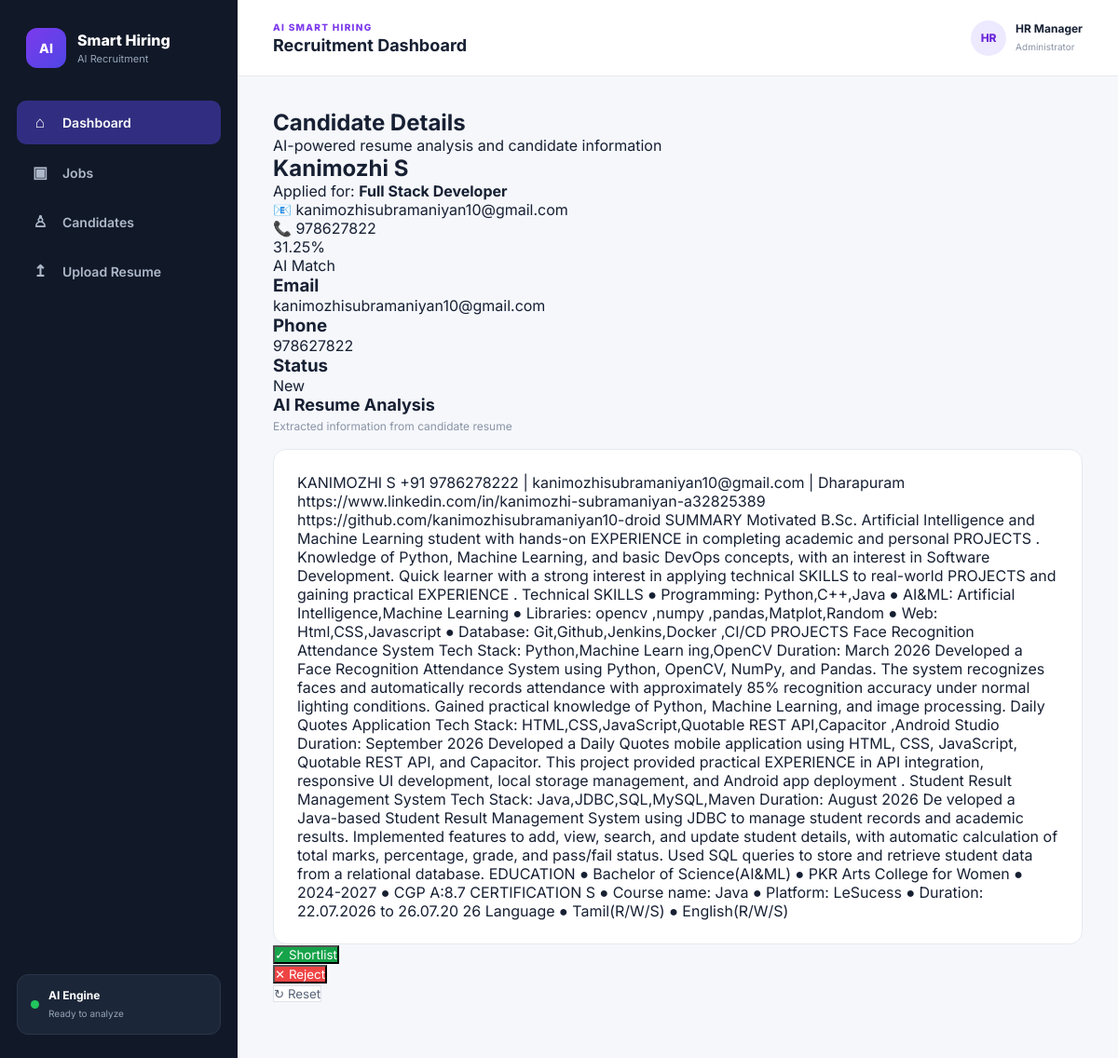
The app's page /candidate/5 with its own data.
### tables this page shows
CREATE TABLE candidates (
            id INTEGER PRIMARY KEY AUTOINCREMENT,
            job_id INTEGER,
            name TEXT NOT NULL,
            email TEXT DEFAULT '',
            phone TEXT DEFAULT '',
            resume_filename TEXT DEFAULT '',
            resume_text TEXT DEFAULT '',
            score REAL DEFAULT 0,
            status TEXT DEFAULT 'New',
            created_at TEXT NOT NULL,
            FOREIGN KEY (job_id) REFERENCES jobs(id)
        );

CREATE TABLE jobs (
            id INTEGER PRIMARY KEY AUTOINCREMENT,
            title TEXT NOT NULL,
            description TEXT NOT NULL,
            skills TEXT DEFAULT '',
            location TEXT DEFAULT '',
            created_at TEXT NOT NULL
        );

### app.py (the view, shortened to what this page needs)
@app.route(
    "/candidate/<int:candidate_id>"
)
def candidate_detail(candidate_id):
    conn = get_db()
    candidate = conn.execute(
        """
        SELECT
            candidates.*,
            jobs.title AS job_title,
            jobs.description AS job_description,
            jobs.skills AS job_skills
        FROM candidates
        LEFT JOIN jobs
            ON candidates.job_id = jobs.id
        WHERE candidates.id = ?
        """,
        (candidate_id,)
    ).fetchone()
    conn.close()
    return render_template(
        "candidate_detail.html",
        candidate=candidate,
    )

### app.py (called while the page is built)
def get_db():
    conn = sqlite3.connect(
        DATABASE
    )
    conn.row_factory = sqlite3.Row
    return conn

### templates/candidate_detail.html (shortened to what this page needs)
{% extends "base.html" %}
{% block content %}
<div class="detail-container">
    <div class="page-title">
        <h1>Candidate Details</h1>
        <p>AI-powered resume analysis and candidate information</p>
    </div>
    <div class="candidate-header">
        <div class="candidate-main-info">
            <h2>{{ candidate["name"] }}</h2>
            <p>
                Applied for:
                <strong>{{ candidate["job_title"] or "Unknown Job" }}</strong>
            </p>
            {% if candidate["email"] %}
            <p>
                📧 {{ candidate["email"] }}
            </p>
            {% endif %}
            {% if candidate["phone"] %}
            <p>
                📞 {{ candidate["phone"] }}
            </p>
            {% endif %}
        </div>
        <div class="big-score">
            <div class="score-number">
                {{ candidate["score"] }}%
            </div>
            <span>AI Match</span>
        </div>
    </div>
    <div class="info-grid">
        <div class="info-box">
            <h3>Email</h3>
            <p>
                {{ candidate["email"] or "Not provided" }}
            </p>
        </div>
        <div class="info-box">
            <h3>Phone</h3>
            <p>
                {{ candidate["phone"] or "Not provided" }}
            </p>
        </div>
        <div class="info-box">
            <h3>Status</h3>
            <p class="status-text">
                {{ candidate["status"] }}
            </p>
        </div>
    </div>
    <div class="resume-section">
        <div class="section-heading">
            <div>
                <h2>AI Resume Analysis</h2>
                <p>Extracted information from candidate resume</p>
            </div>
        </div>
        <div class="resume-box">
            {% if candidate["resume_text"] %}
                <div class="resume-content">
                    {{ candidate["resume_text"] }}
                </div>
            {% endif %}
        </div>
    </div>
    <div class="actions">
        <form
            method="POST"
            action="{{ url_for('update_candidate_status', candidate_id=candidate['id']) }}"
        >
            <button type="submit" class="btn shortlist-btn">
                ✓ Shortlist
            </button>
        </form>
        <form
            method="POST"
            action="{{ url_for('update_candidate_status', candidate_id=candidate['id']) }}"
        >
            <button type="submit" class="btn reject-btn">
                ✕ Reject
            </button>
        </form>
        <form
            method="POST"
            action="{{ url_for('update_candidate_status', candidate_id=candidate['id']) }}"
        >
            <button type="submit" class="btn reset-btn">
                ↻ Reset
            </button>
        </form>
    </div>
</div>
{% endblock %}

### static/style.css (style rules this page uses)
* { margin: 0; padding: 0; box-sizing: border-box; }
body { font-family: "Inter", Arial, sans-serif; background: #f5f7fb; color: #172033; }
button, input, textarea, select { font-family: inherit; }
.section-heading { margin-bottom: 17px; }
.section-heading h2 { font-size: 18px; }
.section-heading p { color: #8a94a6; font-size: 12px; margin-top: 5px; }
.resume-box { background: white; border: 1px solid #e6eaf0; border-radius: 14px; padding: 25px; min-height: 250px; max-height: 600px; overflow-y: auto; }
.shortlist-btn { background: #16a34a; color: white; }
.reject-btn { background: #ef4444; color: white; }
.reset-btn { background: white; border: 1px solid #dfe3eb; color: #596579; }

### records on screen
candidates: name "Kanimozhi S", email "kanimozhisubramaniyan10@gmail.com", phone "978627822", score "31.25", status "New", resume_text "KANIMOZHI S +91 9786278222 | kanimozhisubramaniyan10@gmail.com | Dharapuram https://www.linkedin.com/in/kanimozhi-subramaniyan-a32825389 https://github.com/kanimozhisubramaniyan10-droid SUMMARY Motivated B.Sc. Artificial Intelligence and Machine Learning student with hands-on EXPERIENCE in completing academic and personal PROJECTS . Knowledge of Python, Machine Learning, and basic DevOps concepts, with an interest in Software Development. Quick learner with a strong interest in applying technical SKILLS to real-world PROJECTS and gaining practical EXPERIENCE . Technical SKILLS ● Programming: Python,C++,Java ● AI&ML: Artificial Intelligence,Machine Learning ● Libraries: opencv ,numpy…"
jobs: title "Full Stack Developer"
